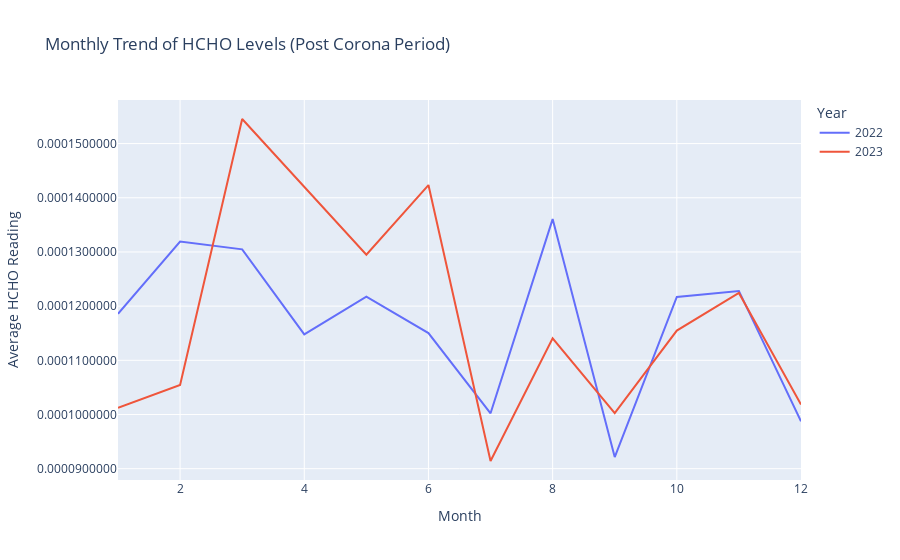

The cell this chart's notebook holds for it:
### Code cell
# Filter data for the years 2023 upward
filtered_data = df[df['Year'].isin([2022,2023,2024])]

# Calculate the mean HCHO for each month and year
monthly_data = filtered_data.groupby(['Year', 'Month'])['HCHO'].mean().reset_index()

# Create an interactive plot
fig = px.line(monthly_data, x='Month', y='HCHO', color='Year', title='Monthly Trend of HCHO Levels (Post Corona Period)',
              labels={'Month': 'Month', 'HCHO': 'Average HCHO Reading', 'Year': 'Year'})

# Format y-axis to display values in standard notation
fig.update_layout(yaxis_tickformat=".10f")

fig.show()

### Figure 1 — Plotly figure (JSON) as saved in the notebook; plotly's stock layout.template omitted (floating-point values rounded to 4 significant figures)
{"data": [{"hovertemplate": "Year=2022<br>Month=%{x}<br>Average HCHO Reading=%{y}<extra></extra>", "legendgroup": "2022", "line": {"color": "#636efa", "dash": "solid"}, "marker": {"symbol": "circle"}, "mode": "lines", "name": "2022", "orientation": "v", "showlegend": true, "type": "scatter", "x": [1, 2, 3, 4, 5, 6, 7, 8, 9, 10, 11, 12], "xaxis": "x", "y": [0.0001186, 0.0001319, 0.0001305, 0.0001148, 0.0001217, 0.000115, 0.0001002, 0.0001361, 9.214e-05, 0.0001217, 0.0001228, 9.876e-05], "yaxis": "y"}, {"hovertemplate": "Year=2023<br>Month=%{x}<br>Average HCHO Reading=%{y}<extra></extra>", "legendgroup": "2023", "line": {"color": "#EF553B", "dash": "solid"}, "marker": {"symbol": "circle"}, "mode": "lines", "name": "2023", "orientation": "v", "showlegend": true, "type": "scatter", "x": [1, 2, 3, 4, 5, 6, 7, 8, 9, 10, 11, 12], "xaxis": "x", "y": [0.0001013, 0.0001055, 0.0001545, 0.000142, 0.0001295, 0.0001423, 9.142e-05, 0.0001141, 0.0001002, 0.0001155, 0.0001224, 0.0001018], "yaxis": "y"}], "layout": {"legend": {"title": {"text": "Year"}, "tracegroupgap": 0}, "title": {"text": "Monthly Trend of HCHO Levels (Post Corona Period)"}, "xaxis": {"anchor": "y", "domain": [0, 1], "title": {"text": "Month"}}, "yaxis": {"anchor": "x", "domain": [0, 1], "tickformat": ".10f", "title": {"text": "Average HCHO Reading"}}}}
